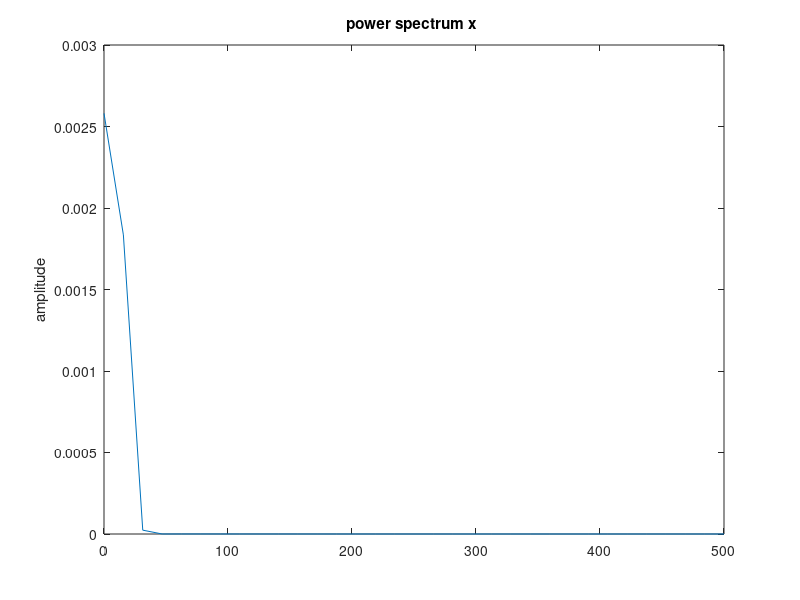

Write the MATLAB code that produced this figure. (Note: this script raises an error after producing the figure.)
%% 取信号的导数
% 您要在不增加噪声功率的情况下对信号求导。MATLAB® 提供的函数 diff 会放大噪声，对于高阶导数会恶化不精确性。要解决此问题，请改用微分滤波器。
% 分析地震时建筑物楼层的位移。找到速度和加速度作为时间的函数。

% drift:楼层位移，以厘米为单位进行测量
% t:时间，以秒为单位进行测量
% Fs:采样率，等于 1 kHz

load('earthquake.mat')

% 使用 pwelch 显示信号功率谱的估计值。请注意大部分信号能量包含在低于 100 Hz 的频率中。
pwelch(drift, [], [], [], Fs)

% 使用 designfilt 设计一个阶数为 50 的 FIR 微分器。要包含大部分信号能量，请指定 100 Hz 的通带频率和 120 Hz 的阻带频率。
% 使用 fvtool 检查滤波器。
Nf = 50; 
Fpass = 100; 
Fstop = 120;

d = designfilt('differentiatorfir','FilterOrder',Nf, ...
    'PassbandFrequency',Fpass,'StopbandFrequency',Fstop, ...
    'SampleRate',Fs);

fvtool(d,'MagnitudeDisplay','zero-phase','Fs',Fs)

% 对漂移求导以求出速度。将导数除以 dt（即连续采样之间的时间间隔），以设置正确的单位。
dt = t(2)-t(1);
vdrift = filter(d,drift)/dt;

% 滤波后的信号存在延迟。使用 grpdelay 确定延迟是滤波器阶数的一半。通过丢弃采样对此进行补偿。
delay = mean(grpdelay(d))
tt = t(1:end-delay);
vd = vdrift;
vd(1:delay) = [];

% 对漂移和漂移速度绘图。使用 findpeaks 验证漂移的最大值和最小值对应于其导数的过零点。
[pkp,lcp] = findpeaks(drift);
zcp = zeros(size(lcp));

[pkm,lcm] = findpeaks(-drift);
zcm = zeros(size(lcm));

subplot(2,1,1)
plot(t,drift,t([lcp lcm]),[pkp -pkm],'or')
xlabel('Time (s)')
ylabel('Displacement (cm)')
grid

subplot(2,1,2)
plot(tt,vd,t([lcp lcm]),[zcp zcm],'or')
xlabel('Time (s)')
ylabel('Speed (cm/s)')
grid

